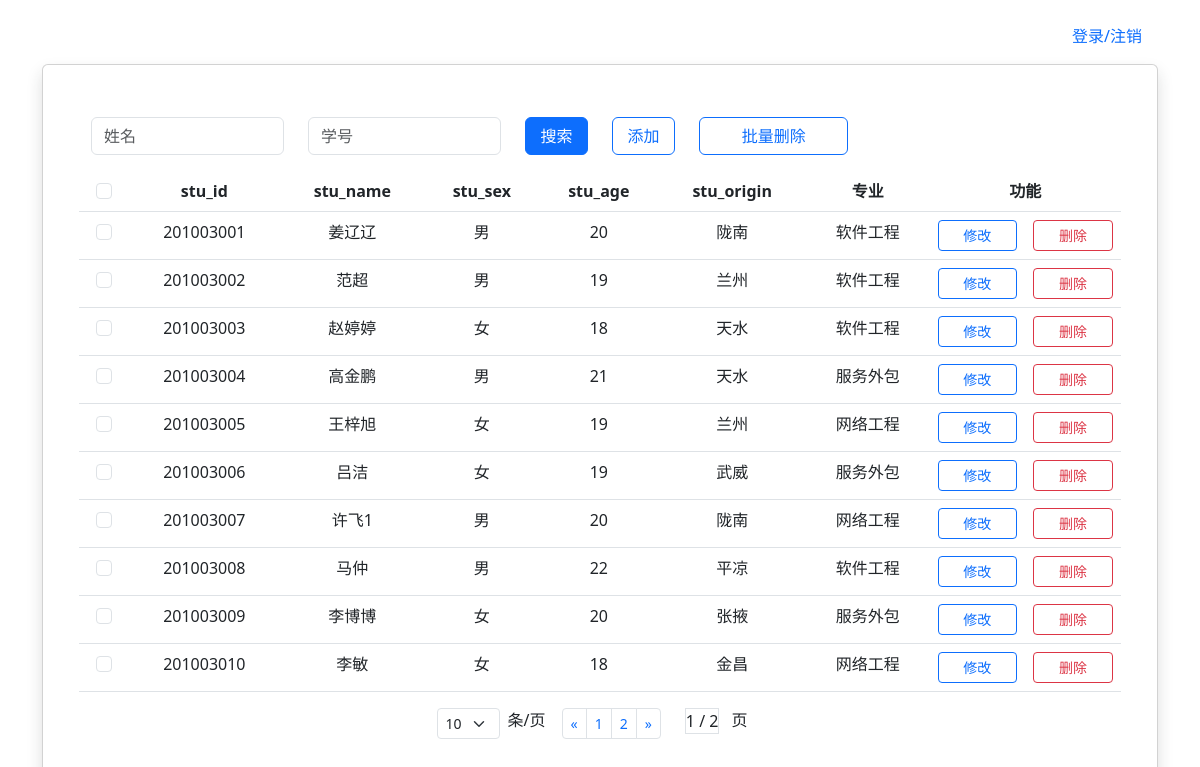
The page / (signed in) on the database its author committed.
### tables this page shows
CREATE TABLE student_info(
        stu_id INT PRIMARY KEY     NOT NULL,
        stu_name       VARCHAR(50) NOT NULL,
        stu_sex        CHAR(2)     NOT NULL,
        stu_age        INT         NOT NULL,
        stu_origin     VARCHAR(50) NOT NULL,
        stu_profession_id int NOT NULL
        );

CREATE TABLE stu_profession(
        stu_profession_id INTEGER PRIMARY KEY,
        stu_profession    VARCHAR(50) NOT NULL
        );

### main.py (the view, shortened to what this page needs)
@app.get("/")
def index():
    if not CheckLogin():
        return redirect(url_for("login"))
    tablename = "student_info"
    where_str = []
    sql = (
        "SELECT s.stu_id,s.stu_name,s.stu_sex,s.stu_age,s.stu_origin,p.stu_profession FROM student_info s INNER JOIN stu_profession p "
        "on s.stu_profession_id=p.stu_profession_id"
    )
    for key in request.args:
        print(key, request.args[key])
    for key in request.form:
        print(key, request.form[key])
    page_size = 10
    current_page = 1
    for key in request.args:
        if key == "page_size" or key == "current_page":
            continue
        if request.args[key] != None and request.args[key] != "":
            where_str.append(f"{key} like '%{request.args[key]}%'")
    if len(where_str) > 0:
        sql = sql + " where " + " and ".join(where_str)
    result = dbf.do(sql)
    total_size = len(result)
    current_page = int(current_page)
    if total_size > page_size:
        print(f"(current_page - 1) * page_size{(current_page - 1) * page_size}")
        print(f"current_page * page_size{current_page * page_size}")
        result = result[(current_page - 1) * page_size : current_page * page_size]
    print(f"page_size {page_size}")
    print(f"current_page {current_page}")
    for r in result[(current_page - 1) * page_size : current_page * page_size]:
        print(r)
    fields = dbf.get_fields(tablename)
    fields = fields[: len(fields) - 1]
    fields.append("专业")
    return render_template(
        "show1.html",
        datas=result,
        fields=fields,
        total_page=math.ceil(total_size / page_size),
        page_size=page_size,
        current_page=current_page,
    )

### DBFactory.py (called while the page is built)
    def do(self, sql, *value):
        self.cur.execute(sql, value)
        self.conn.commit()
        return self.cur.fetchall()

    def get_fields(self, table_name):
        sql = f"PRAGMA table_info({table_name})"
        fields = [feild[1] for feild in self.do(sql)]
        return fields

### main.py (called while the page is built)
def CheckLogin():
    if "userid" not in session:
        return False
    else:
        return True

### templates/show1.html (shortened to what this page needs)
<!DOCTYPE html>
<html lang="en">
<head>
    <link
            href="/static/bootstrap/5.3.0/css/bootstrap.min.css"
            rel="stylesheet"
    />
</head>
<body>
<div class="container">
    <form onsubmit="return false">
        <div class="row mt-3 mb-2">
            <ul class="nav justify-content-end">
                <li class="nav-item">
                    <a class="nav-link" href="/login">登录/注销</a>
                </li>
            </ul>
        </div>
        <div class="card shadow p-5">
            <div class="row mt-1 mb-3">
                <div class="col-6">
                    <div class="row">
                        <div class="col-5">
                            <input
                                    type="text"
                                    name="stu_name"
                                    class="form-control"
                                    placeholder="姓名"
                            />
                        </div>
                        <div class="col-5">
                            <input
                                    type="text"
                                    name="stu_id"
                                    class="form-control"
                                    placeholder="学号"
                            />
                        </div>
                        <div
                                class="col-2 d-flex justify-content-center align-items-center"
                        >
                            <button
                                    value="查询"
                                    class="btn btn-primary w-100"
                                    onclick="All()"
                            >
                                搜索
                            </button>
                        </div>
                    </div>
                </div>
                <div class="col-1">
                    <a class="btn btn-outline-primary w-100" href="/add">添加</a>
                </div>
                <div class="col-2">
                    <button class="btn btn-outline-primary w-100" onclick="All('dels')">批量删除
                    </button>
                </div>
            </div>
            <div class="row">
                <table class="table table-hover text-center">
                    <thead>
                    <tr>
                        <th>
                            <input
                                    class="form-check-input"
                                    type="checkbox"
                                    value=""
                                    id="all-radios"
                                    name="all-radios"
                            />
                        </th>
                        {% for a in fields %}
                            <th>{{ a }}</th>
                        {% endfor %}
                        <th colspan="2">功能</th>
                    </tr>
                    </thead>
                    <tbody>
                    {% for item in datas %}
                        <tr>
                            <td>
                                <input
                                        class="form-check-input"
                                        type="checkbox"
                                        value="{{ item[0] }}"
                                        id="{{ item[0] }}"
                                />
                            </td>
                            {% for a in item %}
                                <td>{{ a }}</td>
                            {% endfor %}
                            <td>
                                <a
                                        class="btn btn-outline-primary btn-sm w-100"
                                        href="/update?id={{ item[0] }}"
                                >修改</a
                                >
                            </td>
                            <td>
                                <a
                                        class="btn btn btn-outline-danger btn-sm w-100"
                                        href="/del2/{{ item[0] }}"
                                >删除</a
                                >
                            </td>
                        </tr>
                    {% endfor %}
                    </tbody>
                </table>
            </div>
            <div class="d-flex justify-content-center">
                <div>
                    <select class="form-select form-select-sm " aria-label=".form-select-sm example" name="page_size"
                            id="page_size" onchange="All()">
                        <option value="10" {% if page_size == 10 %}selected{% endif %}>10</option>
                    </select>
                </div>
                <div class="ms-2 me-3">
                    <label for="page-select">条/页</label>
                </div>
                <div>
                    <nav>
                        <ul class="pagination pagination-sm ">
                            <li class="page-item">
                                <a class="page-link" href="#" aria-label="Previous"
                                   data-page="{{ current_page - 1  if (current_page - 1) > 0 else 1 }}">
                                    <span aria-hidden="true">&laquo;</span>
                                </a>
                            </li>
                            {% for i in range(1,total_page + 1) %}
                                <li class="page-item"><a class="page-link" href="#" data-page="{{ i }}">{{ i }}</a></li>
                            {% endfor %}
                            <li class="page-item">
                                <a class="page-link" href="#" aria-label="Next"
                                   data-page="{{ current_page + 1 if (current_page + 1) <= total_page else total_page }}">
                                    <span aria-hidden="true">&raquo;</span>
                                </a>
                            </li>
                        </ul>
                    </nav>
                </div>
                <div class="ms-4 me-2">
                    <div class="border border-1">{{ current_page }} / {{ total_page }}</div>
                </div>
                <div class="ms-1 me-3">
                    <div>页</div>
                </div>
            </div>
        </div>
    </form>
</div>
</body>
</html>

### rows shown on the page
student_info: stu_id "201003001", stu_name "姜辽辽", item "男" "20", stu_origin "陇南"
stu_profession: stu_profession "软件工程"
student_info: stu_id "201003002", stu_name "范超", item "男" "19", stu_origin "兰州"
student_info: stu_id "201003003", stu_name "赵婷婷", item "女" "18", stu_origin "天水"
student_info: stu_id "201003004", stu_name "高金鹏", item "男" "21", stu_origin "天水"
stu_profession: stu_profession "服务外包"
student_info: stu_id "201003005", stu_name "王梓旭", item "女" "19", stu_origin "兰州"
stu_profession: stu_profession "网络工程"
student_info: stu_id "201003006", stu_name "吕洁", item "女" "19", stu_origin "武威"
student_info: stu_id "201003007", stu_name "许飞1", item "男" "20", stu_origin "陇南"
student_info: stu_id "201003008", stu_name "马仲", item "男" "22", stu_origin "平凉"
student_info: stu_id "201003009", stu_name "李博博", item "女" "20", stu_origin "张掖"
student_info: stu_id "201003010", stu_name "李敏", item "女" "18", stu_origin "金昌"

### other values the page prints
{{ a }} "stu_id" "stu_name" "stu_sex" "stu_age" "stu_origin" "专业"
{{ i }} "1" "2"
{{ current_page }} "1"
{{ total_page }} "2"
